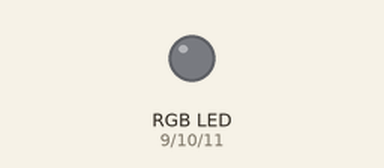
This sketch was run on a simulated Arduino Uno, built with avr-gcc and run on an emulated ATmega328P. Parts: an RGB LED mixed from three pins (HIGH = lit).

Above: at 0.15 s.
At 5.26 s:
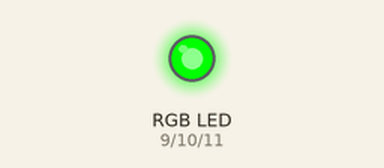
At 10.37 s:
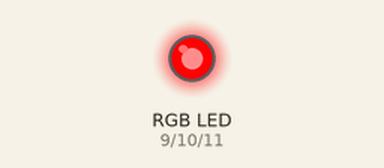
At 19.99 s:
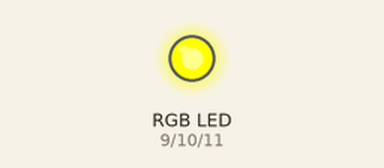
At 29.91 s:
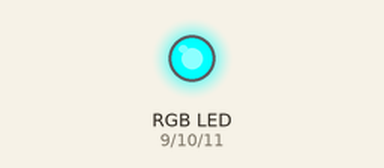
At 39.84 s:
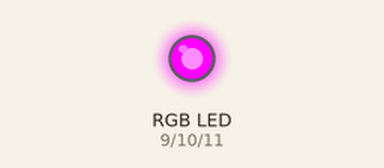
Timing chart, 0 to 40.0 s (numbered marks = the images above):
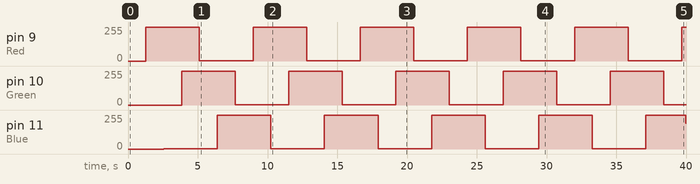

The sketch:

07-4-2_RGB_LED2.ino
```cpp
const int Red = 9;
const int Green = 10;
const int Blue = 11;

#define FADE_DELAY 5

void setup() {
  pinMode(Red, OUTPUT);
  pinMode(Green, OUTPUT);
  pinMode(Blue, OUTPUT);
}

void loop() {
  int r, g, b;

  for (r = 0; r < 256; r++) {
    analogWrite(Red, r);
    delay(FADE_DELAY);
  }
  for (b = 255; b > 0; b--) {
    analogWrite(Blue, b);
    delay(FADE_DELAY);
  }
  for (g = 0; g < 256; g++) {
    analogWrite(Green, g);
    delay(FADE_DELAY);
  }
  for (r = 255; r > 0; r--) {
    analogWrite(Red, r);
    delay(FADE_DELAY);
  }
  for (b = 0; b < 256; b++) {
    analogWrite(Blue, b);
    delay(FADE_DELAY);
  }
  for (g = 255; g > 0; g--) {
    analogWrite(Green, g);
    delay(FADE_DELAY);
  }
}
```

Measured:
- by itself, pin 9 (Red), pin 10 (Green): alternates 255/255 for 3.8 s and 1/255 for 3.8 s
- by itself, pin 11 (Blue): 0/255 → 1/255 at 2.6 s, → 255/255 3.8 s later, → 1/255 3.8 s later, → 255/255 3.8 s later, … (11 changes in this stretch)
